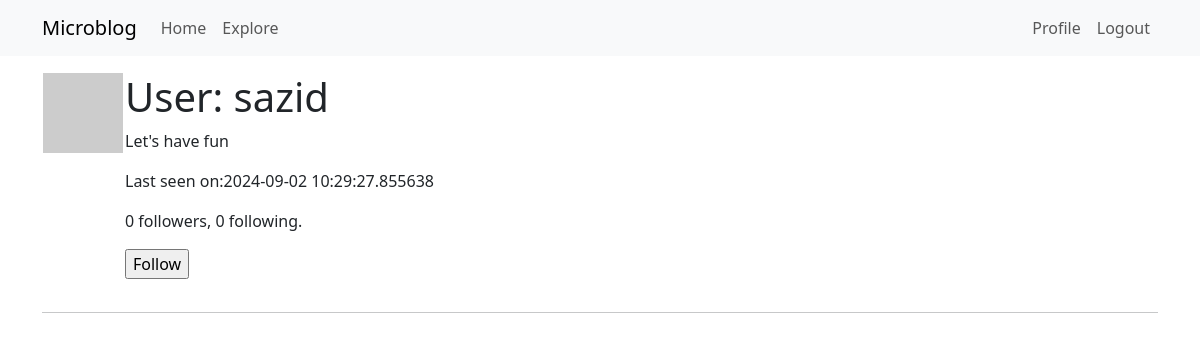
Screenshot of /user/sazid (signed in) with the database file from the repository.
### app/models.py (models this page shows, shortened)
class User(UserMixin,db.Model):
    id: so.Mapped[int] = so.mapped_column(primary_key=True)
    username: so.Mapped[str] = so.mapped_column(sa.String(64), index=True,
                                                unique=True)
    email: so.Mapped[str] = so.mapped_column(sa.String(120), index=True,
                                             unique=True)
    password_hash: so.Mapped[Optional[str]] = so.mapped_column(sa.String(256))
    posts: so.WriteOnlyMapped['Post'] = so.relationship(
        back_populates='author')
    about_me: so.Mapped[Optional[str]] = so.mapped_column(sa.String(140))
    last_seen: so.Mapped[Optional[datetime]] = so.mapped_column(
        default=lambda: datetime.now(timezone.utc))
    following: so.WriteOnlyMapped['User'] = so.relationship(
        secondary=followers, primaryjoin=(followers.c.follower_id == id),
        secondaryjoin=(followers.c.followed_id == id),
        back_populates='followers')
    followers: so.WriteOnlyMapped['User'] = so.relationship(
        secondary=followers, primaryjoin=(followers.c.followed_id == id),
        secondaryjoin=(followers.c.follower_id == id),
        back_populates='following')
    def avatar(self,size):
        digest=md5(self.email.lower().encode('utf-8')).hexdigest()
        return f'https://www.gravatar.com/avatar/{digest}?d=identicon&s={size}'
    def is_following(self, user):
        query = self.following.select().where(User.id == user.id)
        return db.session.scalar(query) is not None
    def followers_count(self):
        query = sa.select(sa.func.count()).select_from(
            self.followers.select().subquery())
        return db.session.scalar(query)
    def following_count(self):
        query = sa.select(sa.func.count()).select_from(
            self.following.select().subquery())
        return db.session.scalar(query)

### app/routes.py (the view)
@app.route('/user/<username>')
@login_required
def user(username):
    user = db.first_or_404(sa.select(User).where(User.username==username))
    page = request.args.get('page', 1, type=int)
    query = user.posts.select().order_by(Post.timestamp.desc())
    posts = db.paginate(query, page=page,
                        per_page=app.config['POSTS_PER_PAGE'],
                        error_out=False)
    next_url = url_for('user', username=user.username, page=posts.next_num) \
        if posts.has_next else None
    prev_url = url_for('user', username=user.username, page=posts.prev_num) \
        if posts.has_prev else None
    form=EmptyForm()
    return render_template('user.html',user=user,posts=posts.items,next_url=next_url, prev_url=prev_url,form=form)

### app/forms.py
class EmptyForm(FlaskForm):
    submit = SubmitField('Submit')

### app/models.py (called while the page is built)
@login.user_loader
def load_user(id):
    return db.session.get(User, int(id))

### app/routes.py (called while the page is built)
@app.before_request
def before_request():
    if current_user.is_authenticated:
        current_user.last_seen = datetime.now(timezone.utc)
        db.session.commit()

### app/templates/user.html (shortened to what this page needs)
{% extends "base.html" %}
{% block content %}
    <table>
        <tr valign="top">
            <td><img src="{{ user.avatar(128) }}"</td>
            <td>
                <h1>User: {{ user.username }}</h1>
                {% if user.about_me %}<p>{{ user.about_me }}</p>{% endif %}
                {% if user.last_seen %}<p>Last seen on:{{ user.last_seen }}</p>{% endif %}
                <p>{{ user.followers_count() }} followers, {{ user.following_count() }} following.</p>
                {% if user == current_user %}<p><a href="{{ url_for('edit_profile') }}">Edit your profile</a></p>
                {% elif not current_user.is_following(user) %}
                <p>
                    <form action="{{ url_for('follow', username=user.username) }}" method="post">
                        {{ form.submit(value='Follow') }}
                    </form>
                </p>
                {% endif %}
            </td>
        </tr>
    </table>
    <hr>
{% endblock %}

### rows the page displays
User: username "sazid", about_me "Let's have fun", last_seen "2024-09-02 10:29:27.855638"

### other values shown
{{ user.followers_count() }} "0"
{{ user.following_count() }} "0"
